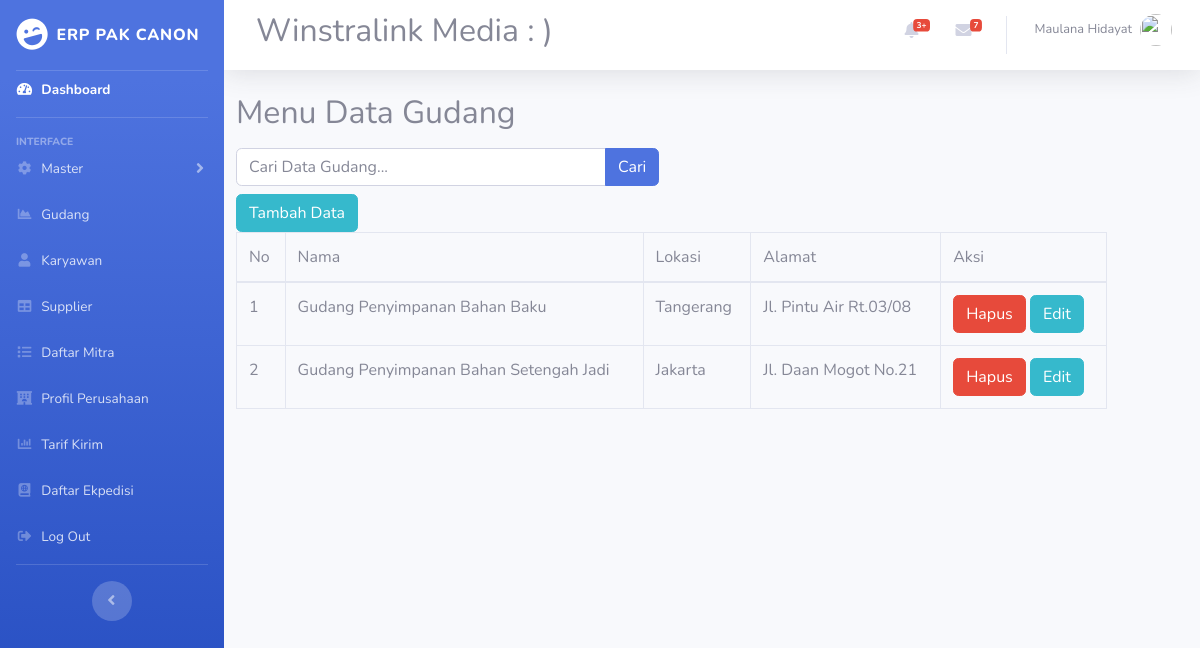
The page /index.php/gudang on the database its author committed.
### tables this page shows
CREATE TABLE `gudang` (
  `id` int(11) NOT NULL,
  `nama` varchar(50) NOT NULL,
  `lokasi` varchar(50) NOT NULL,
  `alamat` varchar(100) NOT NULL
);

### application/controllers/Gudang.php (called while the page is built, shortened)
<?php
class Gudang extends CI_Controller {
    public function __construct(){
        $this->load->model('m_gudang');
        $this->load->library('form_validation');
    }
    public function index(){
        $topik['judul'] = 'Halaman Menu Gudang';
        $data['gudang'] = $this->m_gudang->tampil_data();
        $this->load->view('templates/header',$topik);
        $this->load->view('gudang/index',$data);
        $this->load->view('templates/footer');
    }
}

### index.php (called while the page is built, shortened)
<?php
require_once BASEPATH.'core/CodeIgniter.php';

### application/models/m_gudang.php (called while the page is built, shortened)
<?php
class M_gudang extends CI_Model
{
    public function tampil_data(){
        return $this->db->get('gudang')->result_array();
    }
}

### application/views/gudang/index.php (the view, shortened to what this page needs)
<div class="content-wrapper col-11">
<section class="content-header ml mt-2 auto">
<h2>
    Menu Data Gudang
    <div class="row mt-3">
    <div class="col-md-6">
        <form action="" method="post">
            <div class="input-group">
            <input type="text" name="keyword" id="" placeholder="Cari Data Gudang..." class="form-control" autocomplete="off">
            <div class="input-group-append">
                <button type="submit" class="btn btn-primary">Cari</button>
            </div>
            </div>
        </form>
    </div>
</div>
</h2>
<div>
<div class="">
<a href="<?= base_url('gudang/tambah');?>" class="btn btn-info">Tambah Data</a>
<div class="table-responsive">
<table class="table table-bordered" id="dataTable" width="100%" cellspacing="0">
<thead>
<tr>
    <td>No</td>
    <td class="center">Nama</td>
    <td class="center">Lokasi</td>
    <td class="center">Alamat</td>
    <td class="center">Aksi</td>
</tr>
</thead>
<tbody>
<tr>
    <?php $i=1;?>
    <?php foreach ($gudang as $dsn) :?>
    <td><?=$i;?></td>
    <td><?=$dsn['nama'];?></td>
    <td><?=$dsn['lokasi'];?></td>
    <td><?=$dsn['alamat'];?></td>
    <td>
        <a href="<?=base_url();?>dosen/hapus/<?=$dsn['id'];?>" class="btn btn-danger" onclick="return confirm('Yakin ingin dihapus');">Hapus</a>
        <a href="<?=base_url();?>dosen/edit/<?=$dsn['id'];?>" class="btn btn-info">Edit</a>
    </td>
</tr>
<?php $i++;?>
    <?php endforeach;?>
</tbody>
</table>
    </div>
</div>

### rows shown on the page
gudang: nama "Gudang Penyimpanan Bahan Baku", lokasi "Tangerang", alamat "Jl. Pintu Air Rt.03/08"
gudang: nama "Gudang Penyimpanan Bahan Setengah Jadi", lokasi "Jakarta", alamat "Jl. Daan Mogot No.21"
